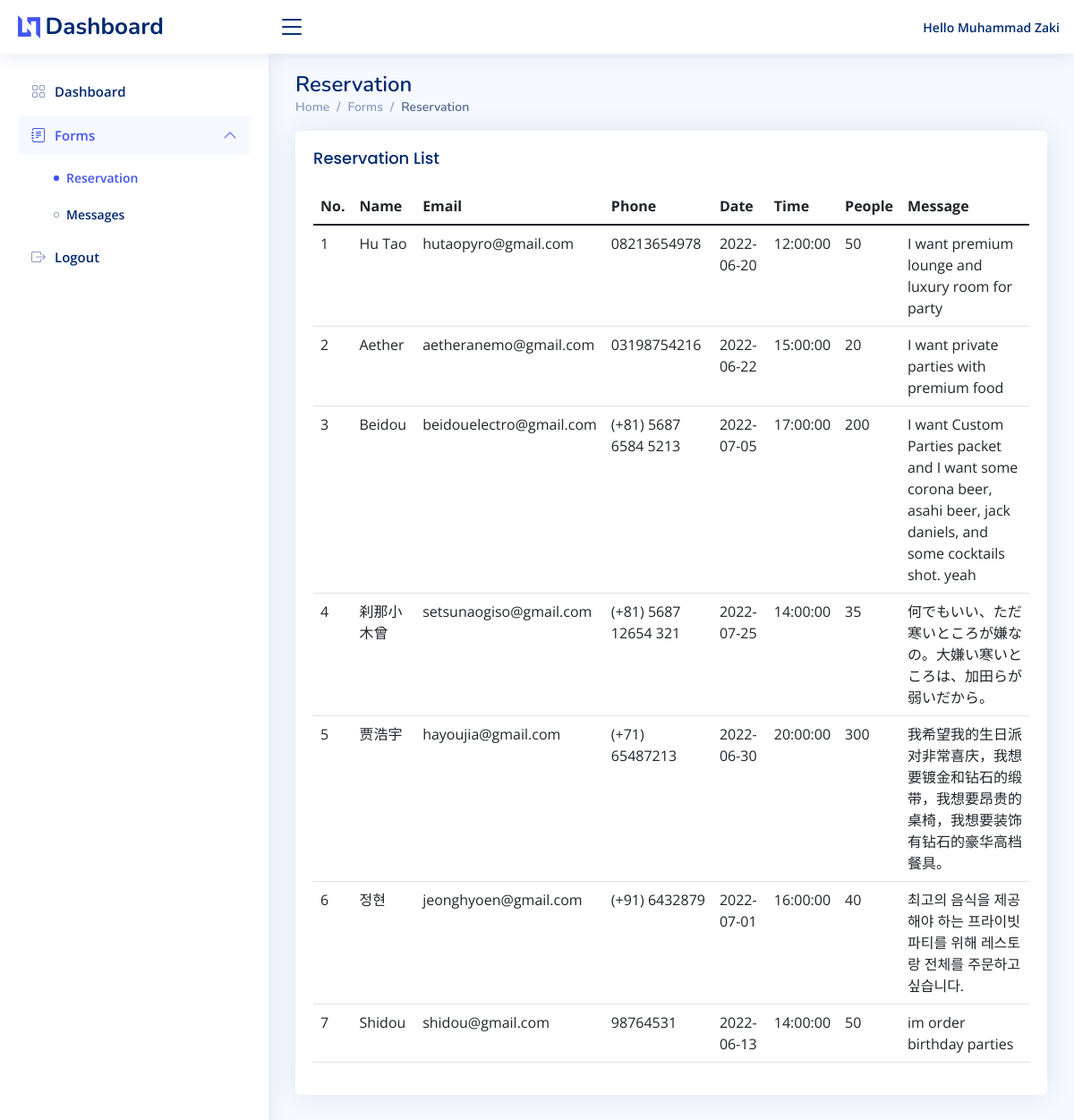
Page /Backend/reservation.php (signed in) on the committed database.
### tables this page shows
CREATE TABLE `reservation` (
  `id` int(11) NOT NULL,
  `name` varchar(255) NOT NULL,
  `email` varchar(255) NOT NULL,
  `phone` varchar(255) NOT NULL,
  `date` date NOT NULL,
  `time` time NOT NULL,
  `people` varchar(255) NOT NULL,
  `message` varchar(500) NOT NULL
);

### Backend/reservation.php (the view, shortened to what this page needs)
<?php
require 'config1.php';
?>
<!DOCTYPE html>
<html lang="en">
<head>
    <link href="assets/vendor/bootstrap/css/bootstrap.min.css" rel="stylesheet" />
    <link href="assets/vendor/bootstrap-icons/bootstrap-icons.css" rel="stylesheet" />
    <link href="assets/vendor/boxicons/css/boxicons.min.css" rel="stylesheet" />
    <link href="assets/vendor/remixicon/remixicon.css" rel="stylesheet" />
    <link href="assets/css/style.css" rel="stylesheet" />
</head>
<body>
    <header id="header" class="header fixed-top d-flex align-items-center">
        <div class="d-flex align-items-center justify-content-between">
            <a href="welcome.php" class="logo d-flex align-items-center">
                <img src="assets/img/logo.png" alt="" />
                <span class="d-none d-lg-block">Dashboard</span>
            </a>
            <i class="bi bi-list toggle-sidebar-btn"></i>
        </div>
        <nav class="header-nav ms-auto">
            <ul class="d-flex align-items-center">
                <li class="nav-item pe-3">
                    <a class="nav-link nav-profile d-flex align-items-center pe-0" href="#" data-bs-toggle="dropdown">
                        <span>Hello <?php echo $_SESSION['username']; ?></span>
                    </a>
                </li>
            </ul>
        </nav>
    </header>
    <aside id="sidebar" class="sidebar">
        <ul class="sidebar-nav" id="sidebar-nav">
            <li class="nav-item">
                <a class="nav-link collapsed" href="welcome.php">
                    <i class="bi bi-grid"></i>
                    <span>Dashboard</span>
                </a>
            </li>
            <li class="nav-item">
                <a class="nav-link" data-bs-target="#forms-nav" data-bs-toggle="collapse" href="#"> <i
                        class="bi bi-journal-text"></i><span>Forms</span><i class="bi bi-chevron-down ms-auto"></i> </a>
                <ul id="forms-nav" class="nav-content collapse show" data-bs-parent="#sidebar-nav">
                    <li>
                        <a href="reservation.php" class="active"> <i class="bi bi-circle"></i><span>Reservation</span>
                        </a>
                    </li>
                    <li>
                        <a href="messages.php"> <i class="bi bi-circle"></i><span>Messages</span> </a>
                    </li>
                </ul>
            </li>
            <li class="nav-item">
                <a href="logout.php" class="nav-link collapsed">
                    <i class="bi bi-box-arrow-right"></i>
                    <span>Logout</span>
                </a>
            </li>
        </ul>
    </aside>
    <main id="main" class="main">
        <div class="pagetitle">
            <h1>Reservation</h1>
            <nav>
                <ol class="breadcrumb">
                    <li class="breadcrumb-item"><a href="welcome.php">Home</a></li>
                    <li class="breadcrumb-item">Forms</li>
                    <li class="breadcrumb-item active">Reservation</li>
                </ol>
            </nav>
        </div>
        <section class="section">
            <div class="row">
                <div class="col-xxl-4 col-xl-12">
                    <div class="card">
                        <div class="card-body">
                            <h5 class="card-title">Reservation List</h5>
                            <table class="table">
                                <thead>
                                    <tr>
                                        <th>No.</th>
                                        <th>Name</th>
                                        <th>Email</th>
                                        <th>Phone</th>
                                        <th>Date</th>
                                        <th>Time</th>
                                        <th>People</th>
                                        <th>Message</th>
                                    </tr>
                                </thead>
                                <?php $i = 1; ?>
                                <?php
                                $result = "SELECT * FROM reservation ";
                                $con = mysqli_query($conn, $result);
                                if ($con) {
                                    while ($row = mysqli_fetch_assoc($con)) { ?>
                                <tr>
                                    <td><?= $i; ?></td>
                                    <td data-id="<?php echo $row['id']; ?>"><?php echo $row['name']; ?></td>
                                    <td data-id="<?php echo $row['id']; ?>"><?php echo $row['email']; ?></td>
                                    <td data-id="<?php echo $row['id']; ?>"><?php echo $row['phone']; ?></td>
                                    <td data-id="<?php echo $row['id']; ?>"><?php echo $row['date']; ?></td>
                                    <td data-id="<?php echo $row['id']; ?>"><?php echo $row['time']; ?></td>
                                    <td data-id="<?php echo $row['id']; ?>"><?php echo $row['people']; ?></td>
                                    <td data-id="<?php echo $row['id']; ?>"><?php echo $row['message']; ?></td>
                                </tr>
                                <?php $i++; ?>
                                <?php
                                    }
                                } ?>
                            </table>
                        </div>
                    </div>
                </div>
            </div>
        </section>
    </main>
</body>
</html>

### Backend/assets/css/style.css (style rules this page uses)
:root { scroll-behavior: smooth; }
body { font-family: "Open Sans", sans-serif; background: #f6f9ff; color: #444444; }
a { color: #4154f1; text-decoration: none; }
h1, h2, h3, h4, h5, h6 { font-family: "Nunito", sans-serif; }
#main { margin-top: 60px; padding: 20px 30px; transition: all 0.3s; }
.pagetitle { margin-bottom: 10px; }
.pagetitle h1 { font-size: 24px; margin-bottom: 0; font-weight: 600; color: #012970; }
.card { margin-bottom: 30px; border: none; border-radius: 5px; box-shadow: 0px 0 30px rgba(1, 41, 112, 0.1); }
.card-title { padding: 20px 0 15px 0; font-size: 18px; font-weight: 500; color: #012970; font-family: "Poppins", sans-serif; }
.card-body { padding: 0 20px 20px 20px; }
.breadcrumb { font-size: 14px; font-family: "Nunito", sans-serif; color: #899bbd; font-weight: 600; }
.breadcrumb a { color: #899bbd; transition: 0.3s; }
.breadcrumb .breadcrumb-item::before { color: #899bbd; }
.breadcrumb .active { color: #51678f; font-weight: 600; }
.logo { line-height: 1; }
@media (min-width: 1200px) { .logo { width: 280px; } }
.logo img { max-height: 26px; margin-right: 6px; }
.logo span { font-size: 26px; font-weight: 700; color: #012970; font-family: "Nunito", sans-serif; }
.header { transition: all 0.5s; z-index: 997; height: 60px; box-shadow: 0px 2px 20px rgba(1, 41, 112, 0.1); background-color: #fff; padding-left: 20px; }
.header .toggle-sidebar-btn { font-size: 32px; padding-left: 10px; cursor: pointer; color: #012970; }
.header-nav ul { list-style: none; }
.header-nav > ul { margin: 0; padding: 0; }
.header-nav .nav-profile { color: #012970; }
.header-nav .nav-profile span { font-size: 14px; font-weight: 600; }
.sidebar { position: fixed; top: 60px; left: 0; bottom: 0; width: 300px; z-index: 996; transition: all 0.3s; padding: 20px; overflow-y: auto; scrollbar-width: thin; scrollbar-color: #aab7cf transparent; box-shadow: 0px 0px 20px rgba(1, 41, 112, 0.1); background-color: #fff; }
@media (min-width: 1200px) { #main, #footer { margin-left: 300px; } }
.sidebar-nav { padding: 0; margin: 0; list-style: none; }
.sidebar-nav li { padding: 0; margin: 0; list-style: none; }
.sidebar-nav .nav-item { margin-bottom: 5px; }
.sidebar-nav .nav-link { display: flex; align-items: center; font-size: 15px; font-weight: 600; color: #4154f1; transition: 0.3; background: #f6f9ff; padding: 10px 15px; border-radius: 4px; }
.sidebar-nav .nav-link i { font-size: 16px; margin-right: 10px; color: #4154f1; }
.sidebar-nav .nav-link.collapsed { color: #012970; background: #fff; }
.sidebar-nav .nav-link.collapsed i { color: #899bbd; }
.sidebar-nav .nav-link .bi-chevron-down { margin-right: 0; transition: transform 0.2s ease-in-out; }
.sidebar-nav .nav-link:not(.collapsed) .bi-chevron-down { transform: rotate(180deg); }
.sidebar-nav .nav-content { padding: 5px 0 0 0; margin: 0; list-style: none; }
.sidebar-nav .nav-content a { display: flex; align-items: center; font-size: 14px; font-weight: 600; color: #012970; transition: 0.3; padding: 10px 0 10px 40px; transition: 0.3s; }
.sidebar-nav .nav-content a i { font-size: 6px; margin-right: 8px; line-height: 0; border-radius: 50%; }
.sidebar-nav .nav-content a:hover, .sidebar-nav .nav-content a.active { color: #4154f1; }
.sidebar-nav .nav-content a.active i { background-color: #4154f1; }

### rows in the picture
reservation: name "Hu Tao", email "hutaopyro@gmail.com", phone "08213654978", date "2022-06-20", time "12:00:00", people "50", message "I want premium lounge and luxury room for party"
reservation: name "Aether", email "aetheranemo@gmail.com", phone "03198754216", date "2022-06-22", time "15:00:00", people "20", message "I want private parties with premium food"
reservation: name "Beidou", email "beidouelectro@gmail.com", phone "(+81) 5687 6584 5213", date "2022-07-05", time "17:00:00", people "200", message "I want Custom Parties packet and I want some corona beer, asahi beer, jack daniels, and some cocktails shot. yeah"
reservation: name "刹那小木曾", email "setsunaogiso@gmail.com", phone "(+81) 5687 12654 321", date "2022-07-25", time "14:00:00", people "35", message "何でもいい、ただ寒いところが嫌なの。大嫌い寒いところは、加田らが弱いだから。"
reservation: name "贾浩宇", email "hayoujia@gmail.com", phone "(+71) 65487213", date "2022-06-30", time "20:00:00", people "300", message "我希望我的生日派对非常喜庆，我想要镀金和钻石的缎带，我想要昂贵的桌椅，我想要装饰有钻石的豪华高档餐具。"
reservation: name "정현", email "jeonghyoen@gmail.com", phone "(+91) 6432879", date "2022-07-01", time "16:00:00", people "40", message "최고의 음식을 제공해야 하는 프라이빗 파티를 위해 레스토랑 전체를 주문하고 싶습니다."
reservation: name "Shidou", email "shidou@gmail.com", phone "98764531", date "2022-06-13", time "14:00:00", people "50", message "im order birthday parties"

### other values in the picture
$_SESSION['username'] "Muhammad Zaki"
